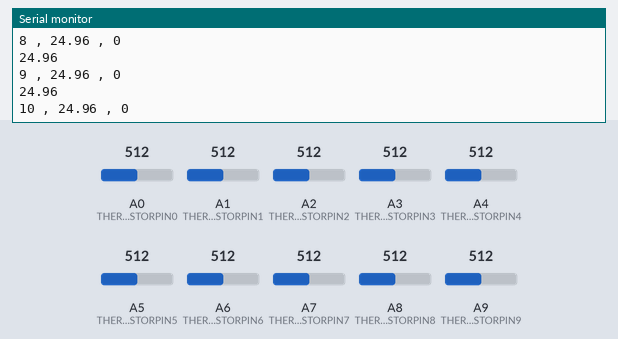
Recording of a program running on a simulated Arduino Mega 2560, built with avr-gcc and run on an emulated ATmega2560. Shown: the last lines printed to the serial monitor. The inputs (shaded band) are chosen by the test bench; at power-on: A0 (THERMISTORPIN0) = 512, A1 (THERMISTORPIN1) = 512, A2 (THERMISTORPIN2) = 512, A3 (THERMISTORPIN3) = 512, A4 (THERMISTORPIN4) = 512, A5 (THERMISTORPIN5) = 512, A6 (THERMISTORPIN6) = 512, A7 (THERMISTORPIN7) = 512, A8 (THERMISTORPIN8) = 512, A9 (THERMISTORPIN9) = 512.

Above: at 1.2 s.
1.3 s: A0 (THERMISTORPIN0) set to 716
At 2.5 s:
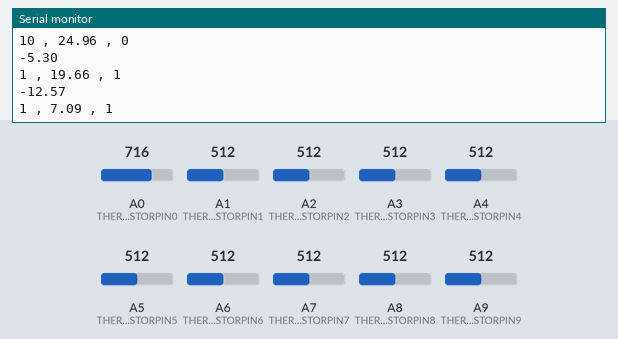
2.8 s: A1 (THERMISTORPIN1) set to 716
At 4.0 s:
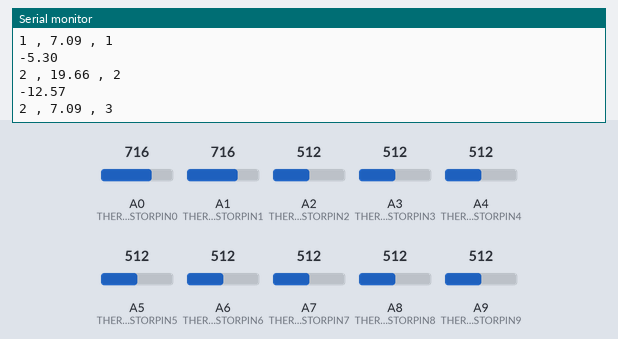
4.3 s: A2 (THERMISTORPIN2) set to 716
At 5.5 s:
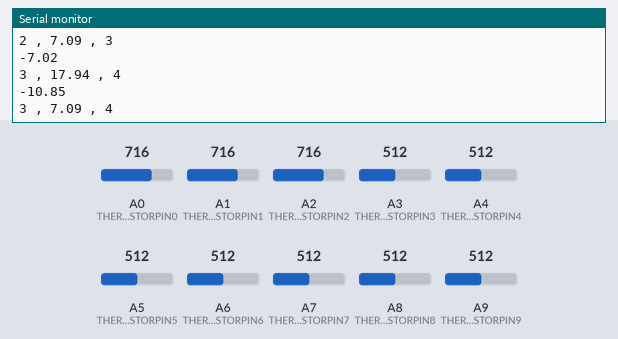
5.8 s: A3 (THERMISTORPIN3) set to 716
At 6.7 s:
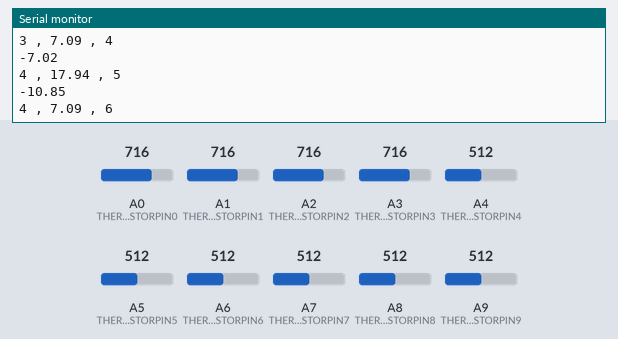
7.3 s: A4 (THERMISTORPIN4) set to 716
At 7.9 s:
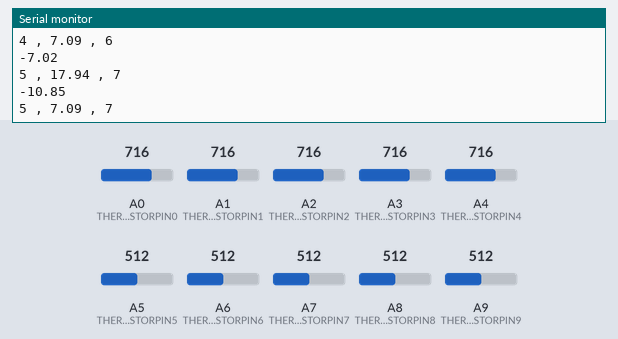
8.8 s: A5 (THERMISTORPIN5) set to 716
At 10.3 s:
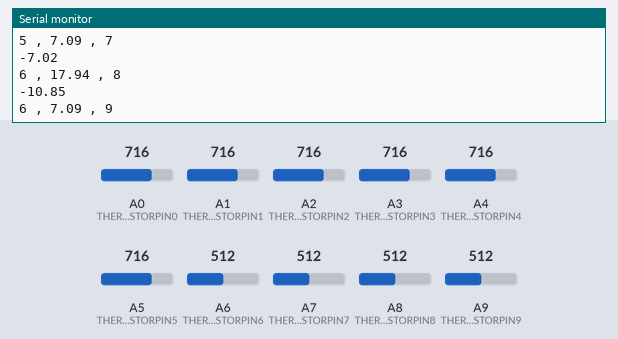
Timing chart, 0 to 11.3 s (numbered marks = the images above; inputs shaded):
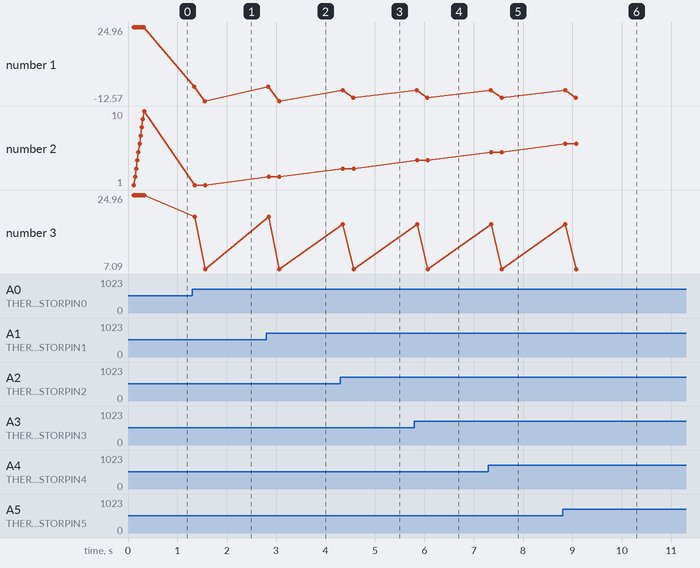

Measured:
- after the input at 1.3 s, the serial monitor: prints a new line at once (image 1)
- after the input at 2.8 s, the serial monitor: prints a new line after 0.05 s (image 2)
- after the input at 4.3 s, the serial monitor: prints a new line after 0.05 s (image 3)
- after the input at 5.8 s, the serial monitor: prints a new line after 0.06 s (image 4)
- after the input at 7.3 s, the serial monitor: prints a new line after 0.06 s (image 5)
- after the input at 8.8 s, the serial monitor: prints a new line after 0.06 s (image 6)
- plotted number 1: 24.96 → -12.57 after the input at 1.3 s, -12.57 → -10.85 after the input at 4.3 s
- plotted number 3: 24.96 → 7.09 after the input at 1.3 s

The program:

main.cpp
```cpp
#include <Arduino.h>

// which analog pins to connect
#define THERMISTORPIN0 A0
#define THERMISTORPIN1 A1
#define THERMISTORPIN2 A2
#define THERMISTORPIN3 A3
#define THERMISTORPIN4 A4
#define THERMISTORPIN5 A5
#define THERMISTORPIN6 A6
#define THERMISTORPIN7 A7
#define THERMISTORPIN8 A8
#define THERMISTORPIN9 A9
// resistance at 25 degrees C
#define THERMISTORNOMINAL 10000
// temp. for nominal resistance (almost always 25 C)
#define TEMPERATURENOMINAL 25
// how many samples to take and average, more takes longer
// but is more 'smooth'
#define NUMSAMPLES 10
// number of thermistors being measured
#define NUMTHERM 10
// The beta coefficient of the thermistor (usually 3000-4000)
#define BCOEFFICIENT 3950
// the value of the 'other' resistor
#define SERIESRESISTOR 10000
// Change in temperature to print value
#define THRESHOLD 1

int samples[NUMSAMPLES][NUMTHERM];
unsigned long t;
double prevTemp[NUMTHERM] = {};
double currentTemp[NUMTHERM] = {};

void setup(void) {
  Serial.begin(9600);
}

void loop(void) {

uint8_t i;
uint8_t j;
int  average[NUMTHERM];
double  Rt;


  // take N samples in a row, with a slight delay
  for (i=0; i< NUMSAMPLES; i++) {
   samples[i][0] = analogRead(THERMISTORPIN0);
   samples[i][1] = analogRead(THERMISTORPIN1);
   samples[i][2] = analogRead(THERMISTORPIN2);
   samples[i][3] = analogRead(THERMISTORPIN3);
   samples[i][4] = analogRead(THERMISTORPIN4);
   samples[i][5] = analogRead(THERMISTORPIN5);
   samples[i][6] = analogRead(THERMISTORPIN6);
   samples[i][7] = analogRead(THERMISTORPIN7);
   samples[i][8] = analogRead(THERMISTORPIN8);
   samples[i][9] = analogRead(THERMISTORPIN9);

   delay(10);
  }

  t = millis();
  // average all the samples out per thermistor
  for (i=0;i < NUMTHERM; i++){
    average[i] = 0;
     for(j = 0;j < NUMSAMPLES; j++){
            average[i] += samples[j][i];
     }
     average[i] /= NUMSAMPLES;

/*    Serial.print("Average analog reading for thermistor ");
    Serial.print(i+1);
    Serial.print(" ");
    Serial.println(average[i]); */


    Rt = (5./1023)*average[i];
    Rt = 1000*((10*Rt)/(5-Rt));

 /* Serial.print("Thermistor resistance ");
  Serial.print(i+1);
  Serial.print(" ");
  Serial.println(Rt); */

    currentTemp[i] = Rt / THERMISTORNOMINAL;     // (R/Ro)
    currentTemp[i] = log(currentTemp[i]);                  // ln(R/Ro)
    currentTemp[i] /= BCOEFFICIENT;                   // 1/B * ln(R/Ro)
    currentTemp[i] += 1.0 / (TEMPERATURENOMINAL + 273.15); // + (1/To)
    currentTemp[i] = 1.0 /currentTemp[i];                 // Invert
    currentTemp[i] -= 273.15;                         // convert absolute temp to C


    // Check to see if previous value changed by at least the amount defined in threshold to print it
    if(abs(currentTemp[i] - prevTemp[i]) >= THRESHOLD){

      Serial.println(currentTemp[i] - prevTemp[i]);
      Serial.print(i+1);
      Serial.print(" , ");
      Serial.print(currentTemp[i]);
      Serial.print(" , ");
      Serial.println(t / 1000);
      prevTemp[i] = currentTemp[i];


    }


 }

  delay(100);

}
```
